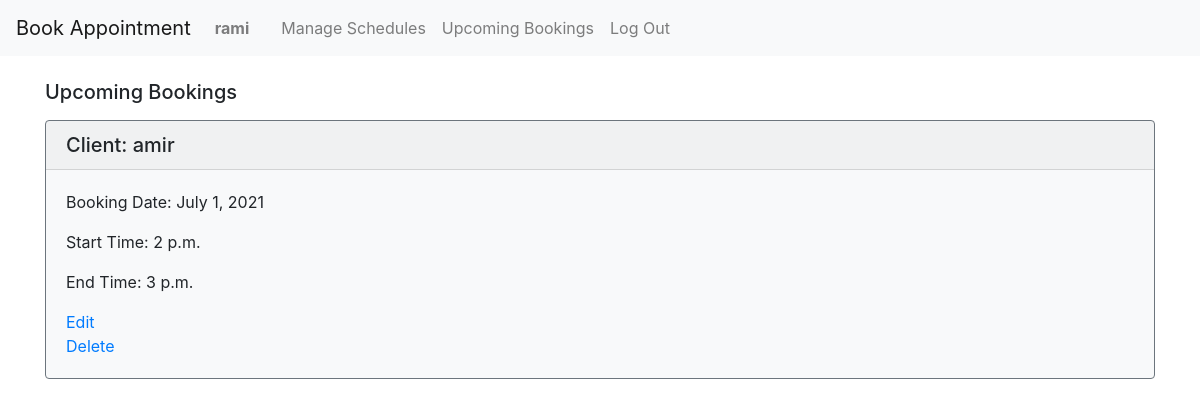
/upcomingbookings (signed in), run on the app's committed database.
### booking/models.py (models this page shows, shortened)
class User(AbstractUser):
    pass

class Booking(models.Model):
    coach_booked = models.ForeignKey('Coach', on_delete=models.CASCADE, blank=True, null=True)
    client = models.ForeignKey('User', on_delete=models.CASCADE, blank=True, null=True)
    date_booking = models.DateField(null=True, blank=True)
    start_booking = models.TimeField(null=True, blank=True)
    end_booking = models.TimeField(null=True, blank=True)
    duration_booking = models.IntegerField(null=True, blank=True)
    confirmed = models.BooleanField(default=False)
    TIME_SLOT = [
        (1, '9 AM'),
        (2, '10 AM'),
        (3, '11 AM'),
        (4, '12 NOON'),
        (5, '1 PM'),
        (6, '2 PM'),
        (7, '3 PM'),
        (8, '4 PM'),
        (9, '5 PM'),
        (10, '6 PM'),
    ]
    time_slot_code = models.OneToOneField('Available',
    on_delete=models.CASCADE, related_name='requested_slot', null=True
    )
    class Meta:
        ordering = ('-date_booking','-start_booking')

### booking/views.py (the view)
# urls.py: path("upcomingbookings", views.upcomingbookings, name="upcomingbookings"),
def upcomingbookings(request):
    try:
        coach=Coach.objects.get(coach=request.user)
        bookings = Booking.objects.filter(coach_booked=coach)
    except Booking.DoesNotExist:
        bookings = False
    args = {'bookings': bookings, 'coach':coach }
    return render(request, "booking/upcomingbookings.html", args)

### booking/templates/booking/upcomingbookings.html (shortened to what this page needs)
{% extends "booking/layout.html" %}
{% block body %}
<div class="container">
    <h5 class="mt-4 mb-3">Upcoming Bookings</h5>
    {% if bookings %}
    {% for booking in bookings %}
    <div class="card bg-light mb-3 border-secondary mb-3" id="card-{{ booking.id }}">
            <h5 class="card-header">Client: {{ booking.client }}</h5>
                <div class="card-body">
                    <p class="card-text" id="card-datebooking-{{booking.id}}">Booking Date: {{ booking.date_booking }}</p>
                    <p class="card-text" id="card-startbooking-{{booking.id}}">Start Time: {{ booking.start_booking }}</p>
                    <p class="card-text" id="card-endbooking-{{booking.id}}">End Time: {{ booking.end_booking }}</p>
                    <div id="edit-{{ booking.id }}" onclick="editBooking('{{booking.id}}')">
                        <a href="#" class="card-link" id="edit_button-{{booking.id}}">Edit</a>
                    </div>
                    <div id="delete-{{ booking.id }}" onclick="deleteBooking('{{booking.id }}')">
                        <a href="#" class="card-link" id="delete_button-{{booking.id}}">Delete</a>
                    </div>
                </div>
    </div>
    <br>
    {% endfor %}
    {% else %}
    <p>Hi {{coach}}, sorry but there are no bookings available with at this time!</p>
    {% endif %}
</div>
{% endblock %}

### booking/templates/booking/layout.html (shortened to what this page needs)
{% load static %}
<!DOCTYPE html>
<html lang="en">
    <head>
        <link rel="stylesheet" href="https://stackpath.bootstrapcdn.com/bootstrap/4.4.1/css/bootstrap.min.css">
    </head>
    <body>
        <nav class="navbar navbar-expand-lg navbar-light bg-light">
            <a class="navbar-brand" href="#">Book Appointment</a>
            <div>
              <ul class="navbar-nav mr-auto">
                {% if user.is_authenticated %}
                    <li class="nav-item">
                        <a class="nav-link" href="#"><strong>{{ user.username }}</strong></a>
                    </li>
                {% endif %}
                {% if user.is_authenticated %}
                    {% if coach %}
                    <li class="nav-item">
                        <a class="nav-link" href="#"></a>
                    </li>
                    {% else %}
                    <li class="nav-item">
                        <a class="nav-link" href="{% url 'coaches' %}">Our Coaches</a>
                    </li>
                    {% endif %}
                {% endif %}
                {% if user.is_authenticated %}
                    {% if coach %}
                    <li class="nav-item">
                        <a class="nav-link" href="{% url 'manageschedules' %}">Manage Schedules</a>
                    </li>
                    <li class="nav-item">
                        <a class="nav-link" href="{% url 'upcomingbookings' %}">Upcoming Bookings</a>
                    </li>
                    {% endif %}
                    <li class="nav-item">
                        <a class="nav-link" href="{% url 'logout' %}">Log Out</a>
                    </li>
                {% endif %}
              </ul>
            </div>
          </nav>
        <div class="body">
            {% block body %}
            {% endblock %}
        </div>
    </body>
</html>

### data on the page
User: username "rami"
Booking: client "amir", date_booking "July 1, 2021", start_booking "2 p.m.", end_booking "3 p.m."
